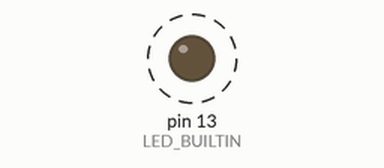
Simulated run of this sketch. Board: Arduino Uno, built with avr-gcc and run on an emulated ATmega328P. Parts: output pins drawn as LEDs (lit = HIGH). Dashed ring = blinking.

Above: at 0.6 s.
Timing chart, 0 to 3.0 s (numbered marks = the images above):
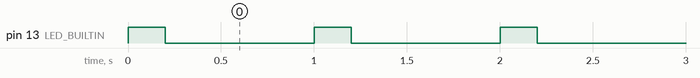

Measured:
- by itself, pin 13 (LED_BUILTIN): alternates HIGH for 0.20 s and LOW for 0.80 s

The sketch:

Blink.ino
```cpp
/**
 * Blink an LED, the classic test to check HW/SW setup.
 */

#include "Arduino.h" // for Intellisense

// Set LED_BUILTIN if it is not defined by Arduino framework
// #define LED_BUILTIN 13

void setup()
{
  // initialize LED digital pin as an output.
  pinMode(LED_BUILTIN, OUTPUT);
}

void loop()
{
  // turn the LED on (HIGH is the voltage level)
  digitalWrite(LED_BUILTIN, HIGH);
  delay(200);

  // turn the LED off by making the voltage LOW
  digitalWrite(LED_BUILTIN, LOW);
  delay(800);
}
```
